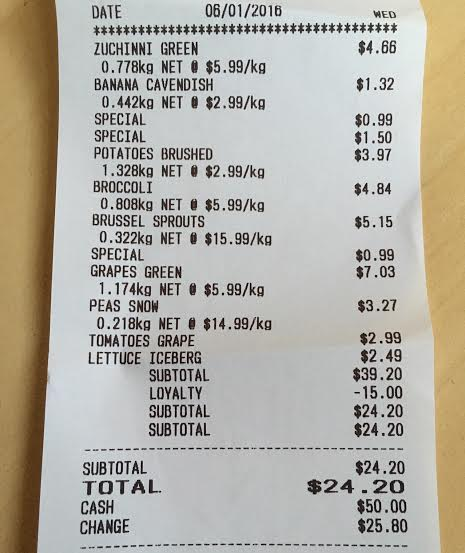
#> input picture img2.jpeg, 465 x 553 px
$ python tesaractMain.py
#> lines starting #> are read from the running program, lines starting #| are printed output that depends on the picture
import cv2
import pytesseract


def read_img(path):
#> called with path = 'img2.jpeg'
    return cv2.imread(path, cv2.IMREAD_GRAYSCALE)
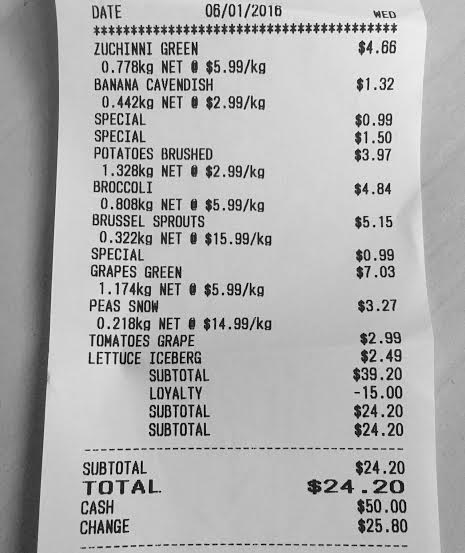
#> returned value: shape (553, 465); min 0, max 255, mean 175.5


def increase_img_contrast(img):
    b = 0.  # brightness
    c = 100.  # contrast

    # call addWeighted function, which performs:
    #    dst = src1*alpha + src2*beta + gamma
    # we use beta = 0 to effectively only operate on src1
    return cv2.addWeighted(img, 1. + c / 127., img, 0, b - c)
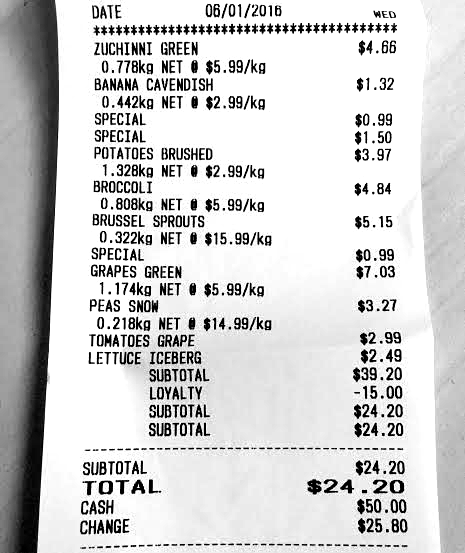
#> returned value: shape (553, 465); min 0, max 255, mean 208.8


def get_text_from_image(img):
    # Uncomment the line below to provide path to tesseract manually
    pytesseract.pytesseract.tesseract_cmd = '/usr/local/bin/tesseract'

    # Define config parameters.
    # '-l eng'  for using the English language
    # '--oem 1' for using LSTM OCR Engine
    config = ('-l eng --oem 1 --psm 3')
    return pytesseract.image_to_string(img, config=config)


def show_image(img):
    cv2.imshow('Test', img)
    while cv2.waitKey() != ord('q'):
        continue
    cv2.destroyAllWindows()


def analyse_image_by_path(path):
    img = read_img(path)
    img = increase_img_contrast(img)
    # Uncomment this if you want to show the image
    # show_image(img)
    print(get_text_from_image(img))
#> (the call stopped at in get_text_from_image, `return pytesseract.image_to_string(img, config=config)`: pytesseract is not available in this run)


if __name__ == '__main__':
    analyse_image_by_path('img2.jpeg')
